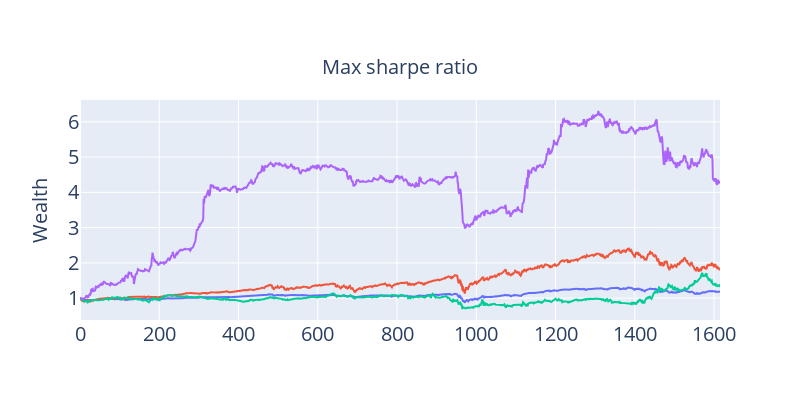

Notebook code cell kept with this figure:
### Code cell
fig = go.Figure()

fig.add_trace(go.Scatter(y=wealth_df["Indices equal"], mode = "lines"))
fig.add_trace(go.Scatter(y=wealth_df["S&P100"], mode = "lines"))
fig.add_trace(go.Scatter(y=wealth_df["MaxRetTra"], mode = "lines"))
fig.add_trace(go.Scatter(y=wealth_df["MaxSharpe"], mode = "lines"))


fig.update_xaxes(tickfont = dict(size=20))

fig.update_yaxes(title_text = "Wealth",
                title_font = dict(size=20),
                tickfont = dict(size=20)
                 )

fig.update_layout(title=dict(text="Max sharpe ratio", x=0.5, y=0.85, font=dict(size=20)),
                  showlegend=False,
                  width=800, height=400,
                  )

fig.show()

### Figure 1 — Plotly figure (JSON) as saved in the notebook; plotly's stock layout.template omitted (floating-point values rounded to 4 significant figures; data arrays with more than 128 entries replaced by an {"elided": "..."} marker saying what was removed)
{"data": [{"mode": "lines", "type": "scatter", "y": {"elided": "1616 float values"}}, {"mode": "lines", "type": "scatter", "y": {"elided": "1616 float values"}}, {"mode": "lines", "type": "scatter", "y": {"elided": "1616 float values"}}, {"mode": "lines", "type": "scatter", "y": {"elided": "1616 float values"}}], "layout": {"height": 400, "showlegend": false, "title": {"font": {"size": 20}, "text": "Max sharpe ratio", "x": 0.5, "y": 0.85}, "width": 800, "xaxis": {"tickfont": {"size": 20}}, "yaxis": {"tickfont": {"size": 20}, "title": {"font": {"size": 20}, "text": "Wealth"}}}}
